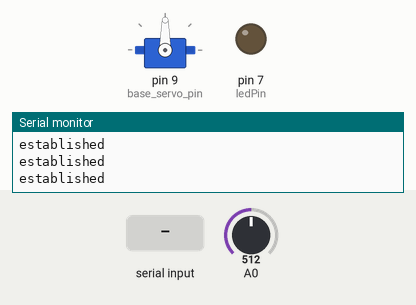
A sketch run on a simulated Arduino Uno, built with avr-gcc and run on an emulated ATmega328P. Parts: servo, output pins drawn as LEDs (lit = HIGH), the last lines printed to the serial monitor. The inputs (shaded band) are chosen by the test bench; at power-on: A0 = 512.

Above: at 1.0 s.
1.1 s: "90,45,200\n" received over Serial
4.1 s: A0 set to 523
At 5.3 s:
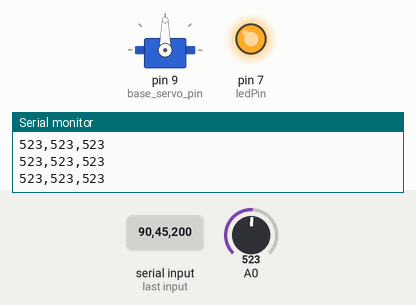
5.6 s: A0 set to 511
At 6.6 s:
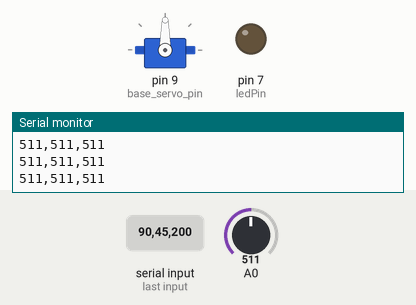
7.1 s: A0 set to 716
At 7.8 s:
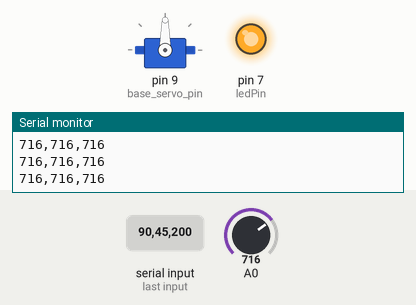
Timing chart, 0 to 10.1 s (numbered marks = the images above; inputs shaded):
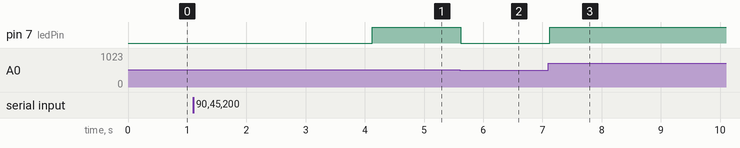

Measured:
- the behaviour switches between 513 and 514 on A0 (found by bisection; images 0 and 1)
- after the input at 4.1 s, pin 7 (ledPin): LOW → HIGH at once
- after the input at 5.6 s, pin 7 (ledPin): HIGH → LOW at once
- after the input at 7.1 s, pin 7 (ledPin): LOW → HIGH at once

The sketch:

Test_arduino.ino
```cpp
#include <Servo.h>
#include <math.h>

int sensorValue;
int ledPin = 7;//PWM pin, where to write
int base_servo_pin = 9;
int base_servo_value = 0;

Servo base_servo;

int com1;
int com2;
int com3;
int com5;
int comClamp;


void setup() {
  // put your setup code here, to run once:
  pinMode(ledPin, OUTPUT);
  base_servo.attach(base_servo_pin);

  Serial.begin(9600);
  establishContact();

}

void loop() {
  // put your main code here, to run repeatedly:

  sensorValue = analogRead(A0);

  transmitData(sensorValue,sensorValue,sensorValue);

  readCommand(&com1,&com2,&com3,&com5,&comClamp);

  /*
  Test Servo
  */

  //base_servo.write(com1);
  //delay(500);
  //base_servo.write(175);
  //delay(500);
  //base_servo.write(175);
  //delay(500);
  //base_servo.write(90);
  //delay(500);


  //transmitData(com1,com5,comClamp);

  int ledBrightness = map(sensorValue,0,1023,0,255);
  analogWrite(ledPin, ledBrightness);//+83 //send PWM with dutycycle following ledbrightness
  //Serial.println(sensorValue);
}

void establishContact(){
  while (Serial.available() <= 0){
    Serial.println("established");//send initial string
    delay(300);
  }
}


void transmitData(int pot1, int pot2, int pot3){

  //String stringOne = "{";
  String stringTwo = ",";
  //String stringThree = "}";
  //String stringTotal = stringOne + pot1 + stringTwo + pot2 + stringTwo + pot3 + stringThree;
  String stringTotal = pot1 + stringTwo + pot2 + stringTwo + pot3;
  Serial.println(stringTotal);

}

/*

 */
void readCommand(int *q1, int *q2, int *q3, int *q5, int *clamp){

    // if there's any serial available, read it:
  while (Serial.available() > 0) {

    // look for the next valid integer in the incoming serial stream:
    *q1 = Serial.parseInt();
    // do it again:
    *q2 = Serial.parseInt();
    // do it again:
    *q3 = Serial.parseInt();
    *q5 = Serial.parseInt();
    *clamp = Serial.parseInt();

    // look for the newline. That's the end of your sentence:
    //if (Serial.read() == '\n') {

      // constrain the values to 0 - 255 and invert
      // if you're using a common-cathode LED, just use "constrain(color, 0, 255);"
      /*red = 255 - constrain(red, 0, 255);
      green = 255 - constrain(green, 0, 255);
      blue = 255 - constrain(blue, 0, 255);*/

      // print the three numbers in one string as hexadecimal:
      /*Serial.print(*q1);
      Serial.print(",");
      Serial.print(*q2);
      Serial.print(",");
      Serial.println(*q3);*/

    //}
  }

}

String getValue(String data, char separator, int index)
{
  int found = 0;
  int strIndex[] = {0, -1};
  int maxIndex = data.length()-1;

  for(int i=0; i<=maxIndex && found<=index; i++){
    if(data.charAt(i)==separator || i==maxIndex){
        found++;
        strIndex[0] = strIndex[1]+1;
        strIndex[1] = (i == maxIndex) ? i+1 : i;
    }
  }

  return found>index ? data.substring(strIndex[0], strIndex[1]) : "";
}


 /*
 DRAFT PART TO REUSE
 */

/*
void handleSerial(){
  int inByte;
  if(Serial.available() > 0){
    //get incoming instruction :
    inByte = Serial.read();
    //handle instruction
    if(inByte == GRIP1_STATUS){
      //Send gripper 1 status
      Serial.println(gripStatus[0]);
    }
  }
}
*/

/*
void readCommand(int *q1, int *q2, int *q3, int *q5, int *clamp){

  String stringTwo = ",";
  double a1, a2, a3, a4, a5;
  a1 = 27.5;
  a2 = 16.8;
  a3 = 3.3;
  a4 = 4.9;
  a5 = 5.1;
  String myStringTest = a1 + stringTwo + a2 + stringTwo + a3 + stringTwo + a4 + stringTwo + a5;


  String inString = "";

  int inByte = 0;
  int inByte1 = 0;
  String stringByte;
  double command[4];
  if(Serial.available() > 0){
    //inByte  = Serial.read(); // = -1 quand pas d'infos
    stringByte  = Serial.readString();//Serial.read();//
  }*/

  //

 /*   // Read serial input:
  if (Serial.available() > 0) {//while
    int inChar = Serial.read();
    if (isDigit(inChar)) {

      // convert the incoming byte to a char and add it to the string:
      inString += (char)inChar;

    }
    // if you get a newline, print the string, then the string's value:
    if (inChar == '\n') {

      Serial.print("Value:");
      Serial.println(inString.toInt());
      Serial.print("String: ");
      Serial.println(inString);

      //do action on inString
      String part01 = getValue(inString,',',0);
      String part02 = getValue(inString,',',1);

      *q1 = part01.toFloat();//ATTENTION changer en int, pcq les float sont arrondis a cause des points
      *q2 = part02.toFloat();

      // clear the string for new input:
      inString = "";

    }
  }*/

  //

  /*Serial.println(stringByte);

    String part01 = getValue(stringByte,',',0);
    String part02 = getValue(stringByte,',',1);
    String part03 = getValue(stringByte,',',2);
    String part04 = getValue(stringByte,',',3);
    String part05 = getValue(stringByte,',',4);*/

    /*Serial.println(part01);
    Serial.println(part02);
    Serial.println(part03);*/

  /**q1 = part01.toFloat();//ATTENTION changer en int, pcq les float sont arrondis a cause des points
  *q2 = part02.toFloat();
  *q3 = part03.toFloat();
  *q5 = part04.toFloat();
  *clamp = part05.toFloat();

}*/
```
